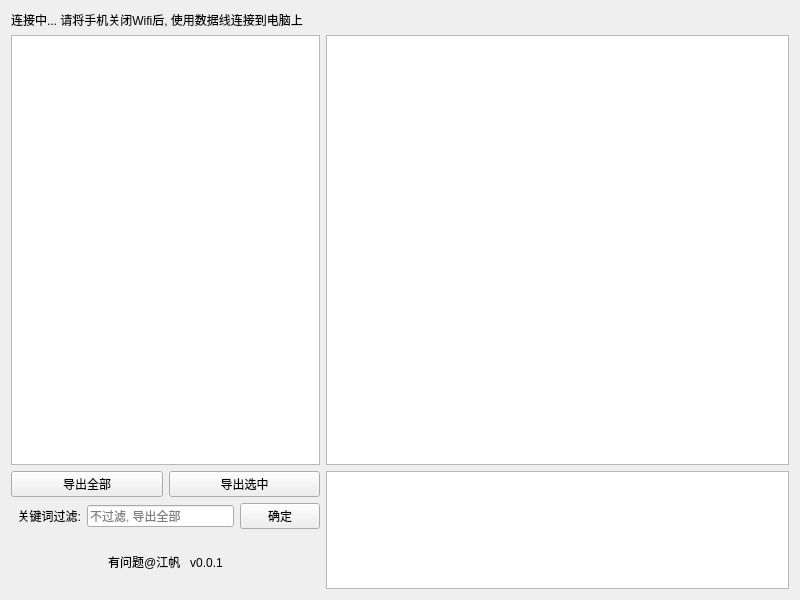
<?xml version="1.0" encoding="UTF-8"?>
<ui version="4.0">
 <class>Widget</class>
 <widget class="QWidget" name="Widget">
  <property name="geometry">
   <rect>
    <x>0</x>
    <y>0</y>
    <width>800</width>
    <height>600</height>
   </rect>
  </property>
  <property name="windowTitle">
   <string>iOS Crash Exporter</string>
  </property>
  <layout class="QGridLayout" name="gridLayout">
   <item row="1" column="0">
    <widget class="QTableWidget" name="tableWidget">
     <property name="sizePolicy">
      <sizepolicy hsizetype="Expanding" vsizetype="Expanding">
       <horstretch>2</horstretch>
       <verstretch>5</verstretch>
      </sizepolicy>
     </property>
    </widget>
   </item>
   <item row="1" column="1">
    <widget class="QTextBrowser" name="detailView">
     <property name="sizePolicy">
      <sizepolicy hsizetype="Expanding" vsizetype="Expanding">
       <horstretch>3</horstretch>
       <verstretch>5</verstretch>
      </sizepolicy>
     </property>
    </widget>
   </item>
   <item row="2" column="0">
    <layout class="QHBoxLayout" name="horizontalLayout_2">
     <item>
      <widget class="QPushButton" name="exportAllButton">
       <property name="sizePolicy">
        <sizepolicy hsizetype="Preferred" vsizetype="Fixed">
         <horstretch>2</horstretch>
         <verstretch>0</verstretch>
        </sizepolicy>
       </property>
       <property name="text">
        <string>导出全部</string>
       </property>
       <property name="flat">
        <bool>false</bool>
       </property>
      </widget>
     </item>
     <item>
      <widget class="QPushButton" name="exportSelectButton">
       <property name="sizePolicy">
        <sizepolicy hsizetype="Preferred" vsizetype="Fixed">
         <horstretch>2</horstretch>
         <verstretch>0</verstretch>
        </sizepolicy>
       </property>
       <property name="text">
        <string>导出选中</string>
       </property>
      </widget>
     </item>
    </layout>
   </item>
   <item row="2" column="1" rowspan="2">
    <widget class="QTextBrowser" name="consoleView">
     <property name="sizePolicy">
      <sizepolicy hsizetype="Expanding" vsizetype="Expanding">
       <horstretch>3</horstretch>
       <verstretch>1</verstretch>
      </sizepolicy>
     </property>
    </widget>
   </item>
   <item row="3" column="0">
    <layout class="QVBoxLayout" name="verticalLayout">
     <item>
      <layout class="QHBoxLayout" name="horizontalLayout">
       <item>
        <widget class="QLabel" name="keywordsLabel">
         <property name="text">
          <string>  关键词过滤:</string>
         </property>
        </widget>
       </item>
       <item>
        <widget class="QLineEdit" name="keywordsField">
         <property name="placeholderText">
          <string>不过滤, 导出全部</string>
         </property>
        </widget>
       </item>
       <item>
        <widget class="QPushButton" name="refreshButton">
         <property name="text">
          <string>确定</string>
         </property>
        </widget>
       </item>
      </layout>
     </item>
     <item>
      <widget class="QLabel" name="label">
       <property name="text">
        <string>有问题@江帆   v0.0.1</string>
       </property>
       <property name="alignment">
        <set>Qt::AlignCenter</set>
       </property>
      </widget>
     </item>
    </layout>
   </item>
   <item row="0" column="0" colspan="2">
    <widget class="QLabel" name="indicatorLabel">
     <property name="text">
      <string>连接中... 请将手机关闭Wifi后, 使用数据线连接到电脑上</string>
     </property>
    </widget>
   </item>
  </layout>
 </widget>
 <layoutdefault spacing="6" margin="11"/>
 <resources/>
 <connections/>
</ui>
